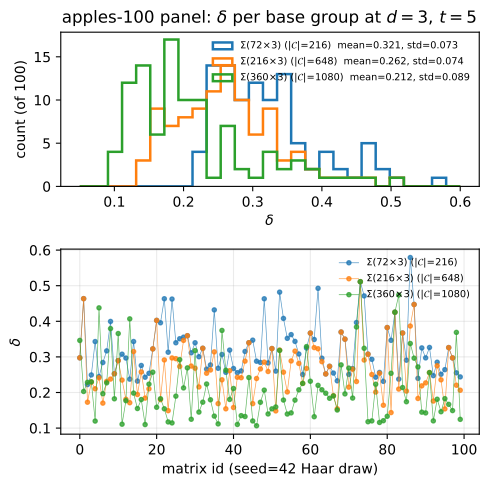

Here is the Python script that generated this plot:
"""Generate fig:apples100.pdf — δ distribution on 100 identical Haar matrices
across S216, S648, S1080, once the apples-100 run lands on lenore.

Reads sweep_runs/apples100_t5.db (sync back from lenore first). Produces:
  - top panel: per-group δ histograms (3 overlaid or stacked)
  - bottom panel: per-matrix δ scatter, x = apple_id, y = δ, series per group
"""
from __future__ import annotations
import math
import sys
import json
from pathlib import Path
import matplotlib
matplotlib.use("Agg")
import matplotlib.pyplot as plt
import numpy as np

sys.path.insert(0, str(Path(__file__).resolve().parents[2]))
from swiftbot.kb.cache import Cache
from swiftbot.stages.s3_efficiency import extension_fingerprint
from swiftbot.supervisor import ExtensionSpec


def _rebuild_apple_fps() -> dict[int, str]:
    """Recompute the apples-100 fingerprints (seed=42 rng, mat extensions),
    matching sweep_runs/apples100_t5.py."""
    rng = np.random.default_rng(seed=42)

    def haar_su(d: int = 3) -> np.ndarray:
        A = rng.standard_normal((d, d)) + 1j * rng.standard_normal((d, d))
        Q, R = np.linalg.qr(A)
        Q = Q @ np.diag(np.diag(R) / np.abs(np.diag(R)))
        return Q / np.linalg.det(Q) ** (1 / d)

    out: dict[int, str] = {}
    for k in range(100):
        M = haar_su(3)
        spec = ExtensionSpec(
            kind="mat",
            params={"matrix": M.tolist(), "apple_id": k, "seed": 42},
            rationale=f"apples-100 apple{k:03d}",
        )
        out[k] = extension_fingerprint(spec)
    return out


def main(db_path: str = "sweep_runs/apples100_t5.db"):
    fps = _rebuild_apple_fps()
    fp_to_id = {v: k for k, v in fps.items()}

    # Read all matching rows per base group.
    data: dict[str, list[tuple[int, float]]] = {"S216": [], "S648": [], "S1080": []}
    with Cache(path=Path(db_path)) as cache:
        by_name = {g.name: g for g in cache.list_groups()}
        for g_name in ("S216", "S648", "S1080"):
            g = by_name.get(g_name)
            if g is None:
                print(f"skipping {g_name}: not in cache", file=sys.stderr)
                continue
            for rec in cache.list_qt(g.group_key):
                aid = fp_to_id.get(rec.ext_fingerprint)
                if aid is None:
                    continue
                data[g_name].append((aid, rec.delta))

    if not all(len(data[g]) for g in data):
        missing = [g for g in data if not data[g]]
        print(f"WARNING: no data for {missing}", file=sys.stderr)

    fig, (ax_top, ax_bot) = plt.subplots(2, 1, figsize=(5.0, 5.0),
                                         gridspec_kw={"height_ratios": [1.0, 1.2]})

    colors = {"S216": "C0", "S648": "C1", "S1080": "C2"}
    labels = {"S216": r"$\Sigma(72\!\times\!3)$ ($|\mathcal{C}|\!=\!216$)",
              "S648": r"$\Sigma(216\!\times\!3)$ ($|\mathcal{C}|\!=\!648$)",
              "S1080": r"$\Sigma(360\!\times\!3)$ ($|\mathcal{C}|\!=\!1080$)"}

    # Top: overlaid histograms
    bins = np.linspace(0.05, 0.60, 28)
    for g_name in ("S216", "S648", "S1080"):
        rows = data[g_name]
        if not rows:
            continue
        deltas = np.array([d for _, d in rows])
        ax_top.hist(deltas, bins=bins, histtype="step", lw=1.8,
                    color=colors[g_name],
                    label=f"{labels[g_name]}  mean={deltas.mean():.3f}, std={deltas.std():.3f}")
    ax_top.set_xlabel(r"$\delta$")
    ax_top.set_ylabel("count (of 100)")
    ax_top.legend(fontsize=7, loc="upper right", frameon=False)
    ax_top.set_title(r"apples-100 panel: $\delta$ per base group at $d=3,\,t=5$")

    # Bottom: per-matrix scatter, x = apple_id
    for g_name in ("S216", "S648", "S1080"):
        rows = sorted(data[g_name])
        if not rows:
            continue
        xs = [k for k, _ in rows]
        ys = [d for _, d in rows]
        ax_bot.plot(xs, ys, "o-", color=colors[g_name], markersize=3, lw=0.5,
                    alpha=0.75, label=labels[g_name])
    ax_bot.set_xlabel("matrix id (seed=42 Haar draw)")
    ax_bot.set_ylabel(r"$\delta$")
    ax_bot.grid(True, alpha=0.25)
    ax_bot.legend(fontsize=7, loc="upper right", frameon=False)

    fig.tight_layout()
    out = Path(__file__).resolve().parent / "fig_apples100.pdf"
    fig.savefig(out, bbox_inches="tight")
    print(f"wrote {out}")

    # Also dump per-group summary so it's easy to splice into paper text
    print("\n== per-group summary ==")
    for g_name in ("S216", "S648", "S1080"):
        rows = data[g_name]
        if not rows:
            continue
        deltas = np.array([d for _, d in rows])
        print(f"{g_name:6s}  n={len(deltas):3d}  mean={deltas.mean():.4f}  "
              f"std={deltas.std():.4f}  best={deltas.min():.4f}  worst={deltas.max():.4f}")


if __name__ == "__main__":
    db = sys.argv[1] if len(sys.argv) > 1 else "sweep_runs/apples100_t5.db"
    main(db)
